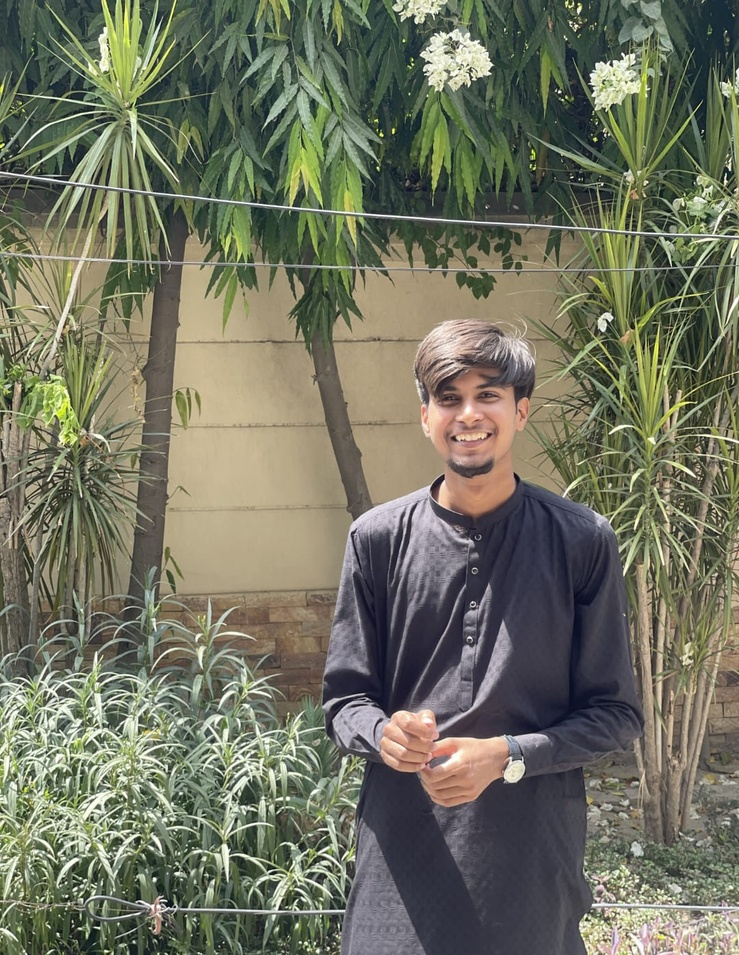
#> input picture pic.jpg, 739 x 955 px, shrunk from 1080 x 1395 before the run
$ python LoG_Library.py
#> lines starting #> are read from the running program, lines starting #| are printed output that depends on the picture
import cv2 as cv
import matplotlib.pyplot as plt
import numpy as np

img=cv.imread('pic.jpg')
#> img is the input picture: shape (955, 739, 3); mean B, G, R 96.1, 114.2, 112.3
gray=cv.cvtColor(img,cv.COLOR_BGR2GRAY)
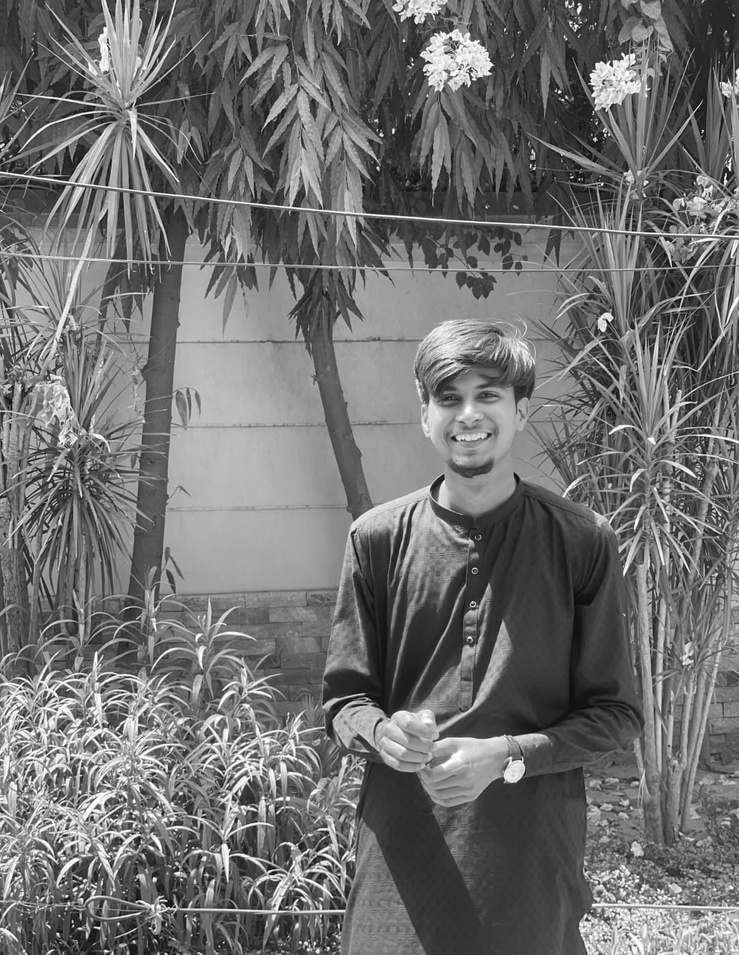
#> gray: shape (955, 739); min 2, max 255, mean 111.6

blur=cv.GaussianBlur(gray,(7,7),0)

log_edges=cv.Laplacian(blur,cv.CV_64F)
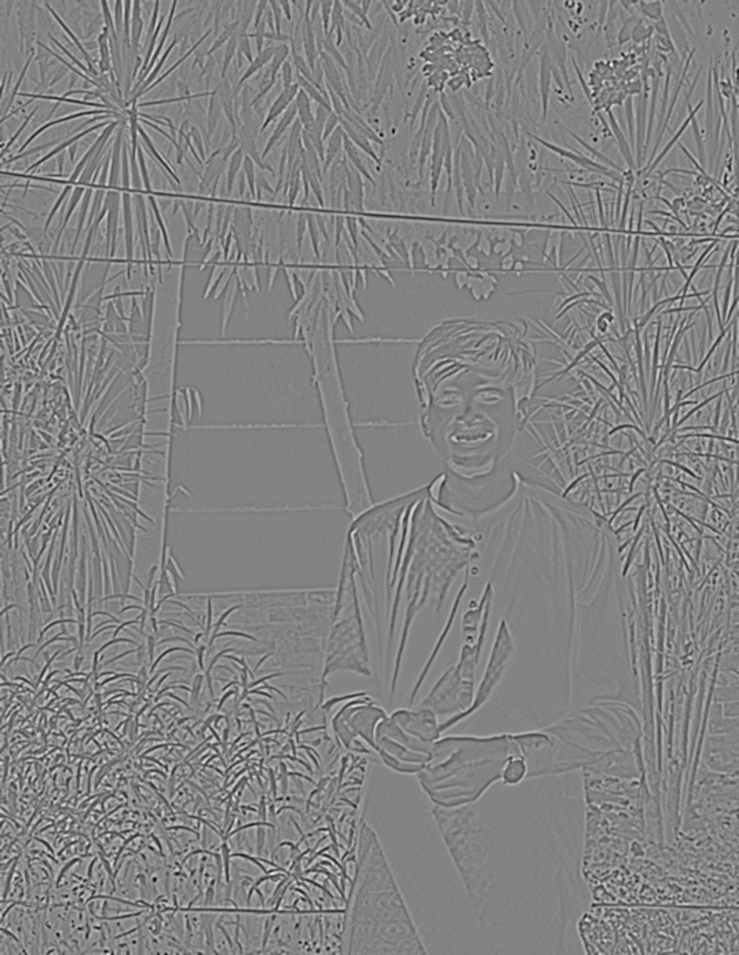
#> log_edges: shape (955, 739) float64; min -53, max 50, mean 0; drawn with min black and max white
canny_edges=cv.Canny(blur,100,200)
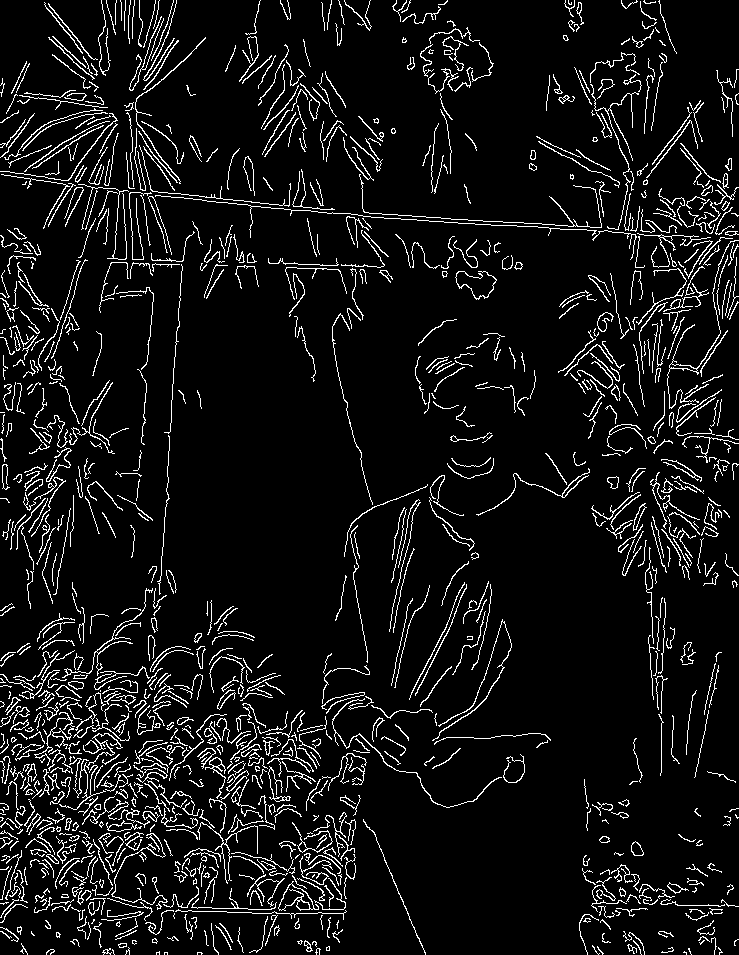
#> canny_edges: shape (955, 739); 7.5% white in thin lines or dots

plt.figure(figsize=(30,30))

plt.subplot(1,2,1)
plt.imshow(canny_edges,cmap='gray')
plt.title('Canny Edges')
plt.axis('off')

plt.subplot(1,2,2)
plt.imshow(log_edges,cmap='gray')
plt.title('Log Edges')
plt.axis('off')

plt.show()
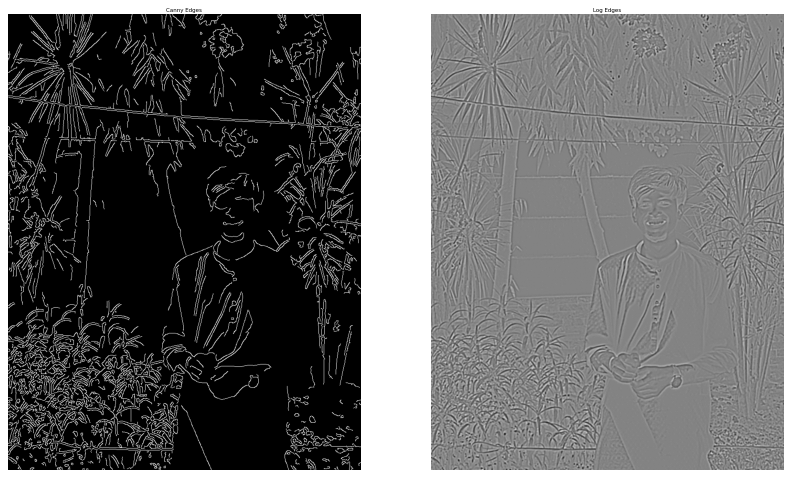
#> figure drawn by matplotlib, 2 panels
